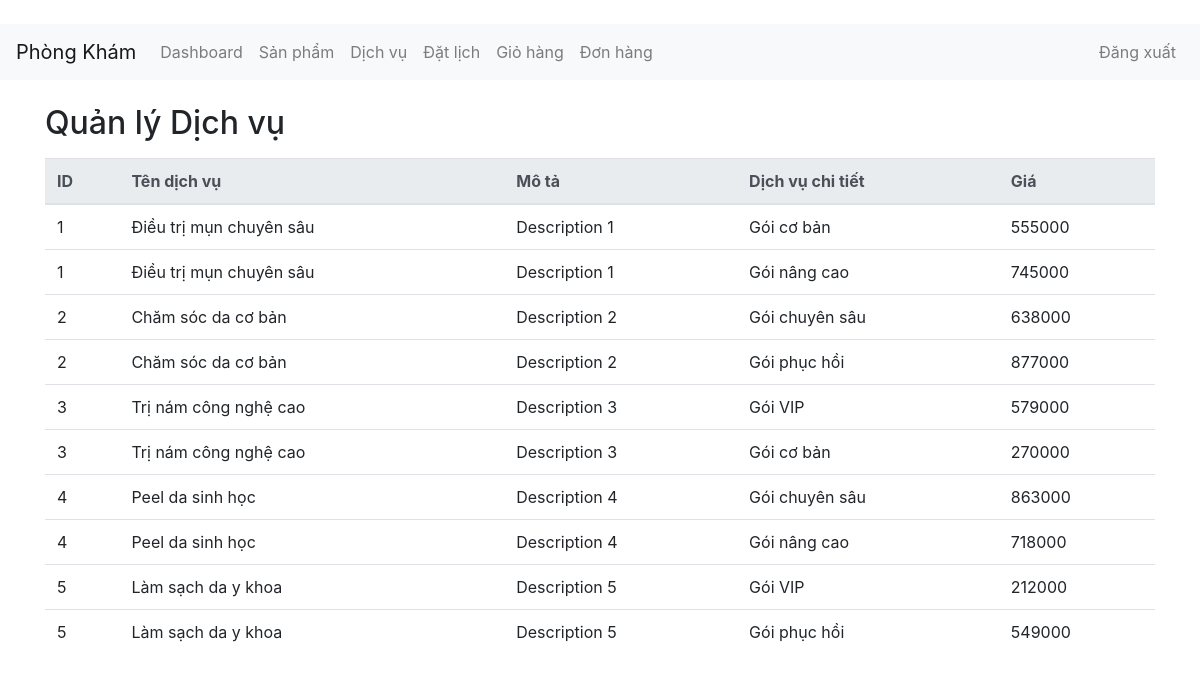
Screenshot of /services (signed in) with the database file from the repository.
### tables this page shows
CREATE TABLE services (id_dt INTEGER PRIMARY KEY, name_dt TEXT, desc_dt TEXT, img_dt TEXT);

CREATE TABLE services_details (id_sd INTEGER PRIMARY KEY, id_dt INTEGER, name_sd TEXT, price_sd TEXT);

### app.py (the view)
@app.route("/services")
def services():
    if "user" not in session:
        return redirect(url_for("login"))
    conn = get_conn()
    rows = conn.execute(
        """
        SELECT s.id_dt, s.name_dt, s.desc_dt, d.name_sd, d.price_sd
        FROM services s
        LEFT JOIN services_details d ON s.id_dt = d.id_dt
        ORDER BY s.id_dt
        """
    ).fetchall()
    conn.close()
    return render_template("services.html", services=[dict(r) for r in rows])

### app.py (called while the page is built)
def get_conn() -> sqlite3.Connection:
    conn = sqlite3.connect(DB_PATH)
    conn.row_factory = sqlite3.Row
    conn.execute("PRAGMA foreign_keys = ON")
    return conn

### template/services.html
﻿{% extends "base.html" %}
{% block content %}
<h2>Quản lý Dịch vụ</h2>
<table class="table table-hover mt-3">
  <thead class="thead-light">
    <tr>
      <th>ID</th><th>Tên dịch vụ</th><th>Mô tả</th><th>Dịch vụ chi tiết</th><th>Giá</th>
    </tr>
  </thead>
  <tbody>
    {% for s in services %}
    <tr>
      <td>{{ s["id_dt"] }}</td>
      <td>{{ s["name_dt"] }}</td>
      <td>{{ s["desc_dt"] }}</td>
      <td>{{ s["name_sd"] or "" }}</td>
      <td>{{ s["price_sd"] or "" }}</td>
    </tr>
    {% endfor %}
  </tbody>
</table>
{% endblock %}

### rows the page displays
services: id_dt "1", name_dt "Điều trị mụn chuyên sâu", desc_dt "Description 1", name_sd "Gói cơ bản", price_sd "555000", name_sd "Gói nâng cao", price_sd "745000"
services: id_dt "2", name_dt "Chăm sóc da cơ bản", desc_dt "Description 2", name_sd "Gói chuyên sâu", price_sd "638000", name_sd "Gói phục hồi", price_sd "877000"
services: id_dt "3", name_dt "Trị nám công nghệ cao", desc_dt "Description 3", name_sd "Gói VIP", price_sd "579000", name_sd "Gói cơ bản", price_sd "270000"
services: id_dt "4", name_dt "Peel da sinh học", desc_dt "Description 4", name_sd "Gói chuyên sâu", price_sd "863000", name_sd "Gói nâng cao", price_sd "718000"
services: id_dt "5", name_dt "Làm sạch da y khoa", desc_dt "Description 5", name_sd "Gói VIP", price_sd "212000", name_sd "Gói phục hồi", price_sd "549000"
